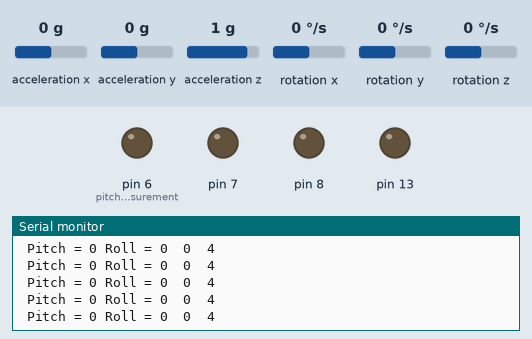
This sketch was run on a simulated Arduino Uno, built with avr-gcc and run on an emulated ATmega328P. Parts: output pins drawn as LEDs (lit = HIGH), the last lines printed to the serial monitor. The test bench sets the inputs (shaded band); at power-on: acceleration x 0 g, acceleration z 1 g, acceleration y 0 g, rotation x 0 °/s, rotation y 0 °/s, rotation z 0 °/s. No radio packets arrive unless stated.

Above: at 1.2 s.
1.3 s: acceleration x set to -1.4 g
At 1.47 s:
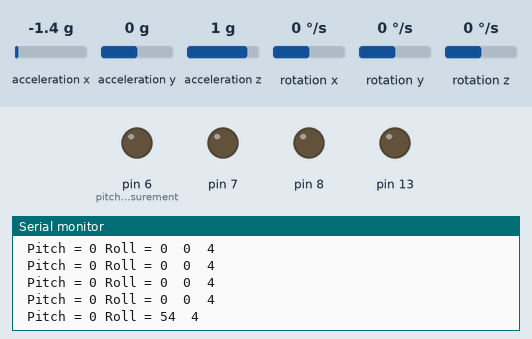
3.3 s: acceleration z set to 0 g
At 3.62 s:
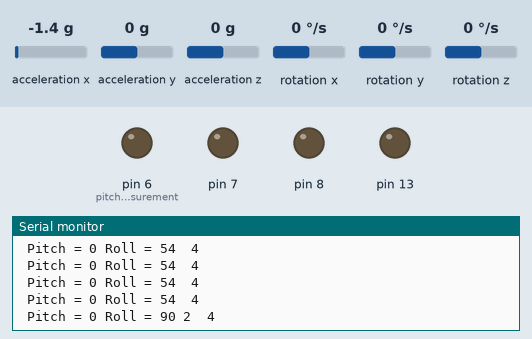

Measured:
- after the input at 1.3 s, the serial monitor: prints a new line at once (image 1)
- after the input at 3.3 s, the serial monitor: prints a new line after 0.15 s (image 2)

The sketch:

controller.ino
```cpp
#include <Wire.h>
#include <MPU6050.h>
#include<VirtualWire.h>
char *controller;
MPU6050 mpu;

void setup()
{
  Serial.begin(115200);
Serial.println("Initialize MPU6050");
while(!mpu.begin(MPU6050_SCALE_2000DPS, MPU6050_RANGE_2G))
  {
    Serial.println("Could not find a valid MPU6050 sensor, check wiring!");
    delay(500);
  }
  pinMode(6,OUTPUT);//pitch measurement
  pinMode(7,OUTPUT);//-ve roll measurement
  pinMode(8,OUTPUT);//+ve roll measurement
  pinMode(13,OUTPUT);
vw_set_ptt_inverted(true);
vw_set_tx_pin(9);
vw_setup(4000);// speed
 }

void loop()
{
  Vector normAccel = mpu.readNormalizeAccel();
  int roll = -(atan2(normAccel.XAxis, sqrt(normAccel.YAxis*normAccel.YAxis + normAccel.ZAxis*normAccel.ZAxis))*180.0)/M_PI;
  int pitch = (atan2(normAccel.YAxis, normAccel.ZAxis)*180.0)/M_PI;
  Serial.print(" Pitch = ");
  Serial.print(pitch);
  Serial.print(" Roll = ");
  Serial.print(roll);
  if(pitch<=-85)
  {
  controller="1" ;
vw_send((uint8_t *)controller, strlen(controller));
vw_wait_tx();
 Serial.print(" 1 ");
}
if(roll>=65)
  {
   controller="2" ;
vw_send((uint8_t *)controller, strlen(controller));
vw_wait_tx();
Serial.print(" 2");
}
 if(roll<=-65)
  {
   controller="3" ;
vw_send((uint8_t *)controller, strlen(controller));
vw_wait_tx();
Serial.print(" 3");
  }
if(roll>(-30)&&roll<30)
  {
   controller="0" ;
vw_send((uint8_t *)controller, strlen(controller));
vw_wait_tx();
Serial.print("  0");
}
if(pitch<=-85)
  {
  controller="1" ;
vw_send((uint8_t *)controller, strlen(controller));
vw_wait_tx();
 Serial.print("  1 ");
}
 if(pitch>-85)
  {
  controller="4" ;
vw_send((uint8_t *)controller, strlen(controller));
vw_wait_tx();
 Serial.print("  4 ");
}
Serial.println();
delay(100);
  }
```
